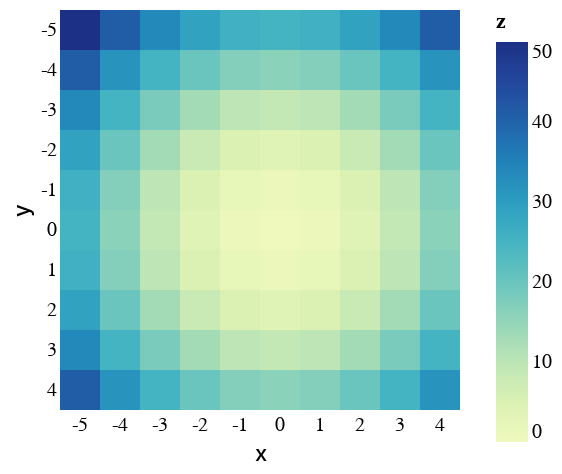

Here is the notebook cell this chart was saved with:
### Code cell
# Compute x^2 + y^2 across a 2D grid
x, y = np.meshgrid(range(-5, 5), range(-5, 5))
z = x ** 2 + y ** 2

# Convert this grid to columnar data expected by Altair
source = pd.DataFrame({'x': x.ravel(),
                     'y': y.ravel(),
                     'z': z.ravel()})

alt.Chart(source).mark_rect().encode(
    x='x:O',
    y='y:O',
    color='z:Q'
)

### Figure 1 — Vega-Lite specification as saved in the notebook (floating-point values rounded to 4 significant figures)
{"config": {"title": {"font": "Montserrat"}, "axis": {"labelFont": "Montserrat", "titleFont": "Montserrat", "grid": false, "domain": false, "ticks": false, "labelAngle": 0, "titleFontWeight": 500}, "header": {"labelFont": "Montserrat", "titleFont": "Montserrat"}, "legend": {"labelFont": "Montserrat", "titleFont": "Montserrat"}, "view": {"strokeWidth": 0}}, "data": {"name": "data-0c732f568d8b97bbab33754bfe87aba8"}, "mark": {"type": "rect"}, "encoding": {"color": {"field": "z", "type": "quantitative"}, "x": {"field": "x", "type": "ordinal"}, "y": {"field": "y", "type": "ordinal"}}, "$schema": "https://vega.github.io/schema/vega-lite/v5.20.1.json", "datasets": {"data-0c732f568d8b97bbab33754bfe87aba8": [{"x": -5, "y": -5, "z": 50}, {"x": -4, "y": -5, "z": 41}, {"x": -3, "y": -5, "z": 34}, {"x": -2, "y": -5, "z": 29}, {"x": -1, "y": -5, "z": 26}, {"x": 0, "y": -5, "z": 25}, {"x": 1, "y": -5, "z": 26}, {"x": 2, "y": -5, "z": 29}, {"x": 3, "y": -5, "z": 34}, {"x": 4, "y": -5, "z": 41}, {"x": -5, "y": -4, "z": 41}, {"x": -4, "y": -4, "z": 32}, {"x": -3, "y": -4, "z": 25}, {"x": -2, "y": -4, "z": 20}, {"x": -1, "y": -4, "z": 17}, {"x": 0, "y": -4, "z": 16}, {"x": 1, "y": -4, "z": 17}, {"x": 2, "y": -4, "z": 20}, {"x": 3, "y": -4, "z": 25}, {"x": 4, "y": -4, "z": 32}, {"x": -5, "y": -3, "z": 34}, {"x": -4, "y": -3, "z": 25}, {"x": -3, "y": -3, "z": 18}, {"x": -2, "y": -3, "z": 13}, {"x": -1, "y": -3, "z": 10}, {"x": 0, "y": -3, "z": 9}, {"x": 1, "y": -3, "z": 10}, {"x": 2, "y": -3, "z": 13}, {"x": 3, "y": -3, "z": 18}, {"x": 4, "y": -3, "z": 25}, {"x": -5, "y": -2, "z": 29}, {"x": -4, "y": -2, "z": 20}, {"x": -3, "y": -2, "z": 13}, {"x": -2, "y": -2, "z": 8}, {"x": -1, "y": -2, "z": 5}, {"x": 0, "y": -2, "z": 4}, {"x": 1, "y": -2, "z": 5}, {"x": 2, "y": -2, "z": 8}, {"x": 3, "y": -2, "z": 13}, {"x": 4, "y": -2, "z": 20}, {"x": -5, "y": -1, "z": 26}, {"x": -4, "y": -1, "z": 17}, {"x": -3, "y": -1, "z": 10}, {"x": -2, "y": -1, "z": 5}, {"x": -1, "y": -1, "z": 2}, {"x": 0, "y": -1, "z": 1}, {"x": 1, "y": -1, "z": 2}, {"x": 2, "y": -1, "z": 5}, {"x": 3, "y": -1, "z": 10}, {"x": 4, "y": -1, "z": 17}, {"x": -5, "y": 0, "z": 25}, {"x": -4, "y": 0, "z": 16}, {"x": -3, "y": 0, "z": 9}, {"x": -2, "y": 0, "z": 4}, {"x": -1, "y": 0, "z": 1}, {"x": 0, "y": 0, "z": 0}, {"x": 1, "y": 0, "z": 1}, {"x": 2, "y": 0, "z": 4}, {"x": 3, "y": 0, "z": 9}, {"x": 4, "y": 0, "z": 16}, {"x": -5, "y": 1, "z": 26}, {"x": -4, "y": 1, "z": 17}, {"x": -3, "y": 1, "z": 10}, {"x": -2, "y": 1, "z": 5}, {"x": -1, "y": 1, "z": 2}, {"x": 0, "y": 1, "z": 1}, {"x": 1, "y": 1, "z": 2}, {"x": 2, "y": 1, "z": 5}, {"x": 3, "y": 1, "z": 10}, {"x": 4, "y": 1, "z": 17}, {"x": -5, "y": 2, "z": 29}, {"x": -4, "y": 2, "z": 20}, {"x": -3, "y": 2, "z": 13}, {"x": -2, "y": 2, "z": 8}, {"x": -1, "y": 2, "z": 5}, {"x": 0, "y": 2, "z": 4}, {"x": 1, "y": 2, "z": 5}, {"x": 2, "y": 2, "z": 8}, {"x": 3, "y": 2, "z": 13}, {"x": 4, "y": 2, "z": 20}, {"x": -5, "y": 3, "z": 34}, {"x": -4, "y": 3, "z": 25}, {"x": -3, "y": 3, "z": 18}, {"x": -2, "y": 3, "z": 13}, {"x": -1, "y": 3, "z": 10}, {"x": 0, "y": 3, "z": 9}, {"x": 1, "y": 3, "z": 10}, {"x": 2, "y": 3, "z": 13}, {"x": 3, "y": 3, "z": 18}, {"x": 4, "y": 3, "z": 25}, {"x": -5, "y": 4, "z": 41}, {"x": -4, "y": 4, "z": 32}, {"x": -3, "y": 4, "z": 25}, {"x": -2, "y": 4, "z": 20}, {"x": -1, "y": 4, "z": 17}, {"x": 0, "y": 4, "z": 16}, {"x": 1, "y": 4, "z": 17}, {"x": 2, "y": 4, "z": 20}, {"x": 3, "y": 4, "z": 25}, {"x": 4, "y": 4, "z": 32}]}}
